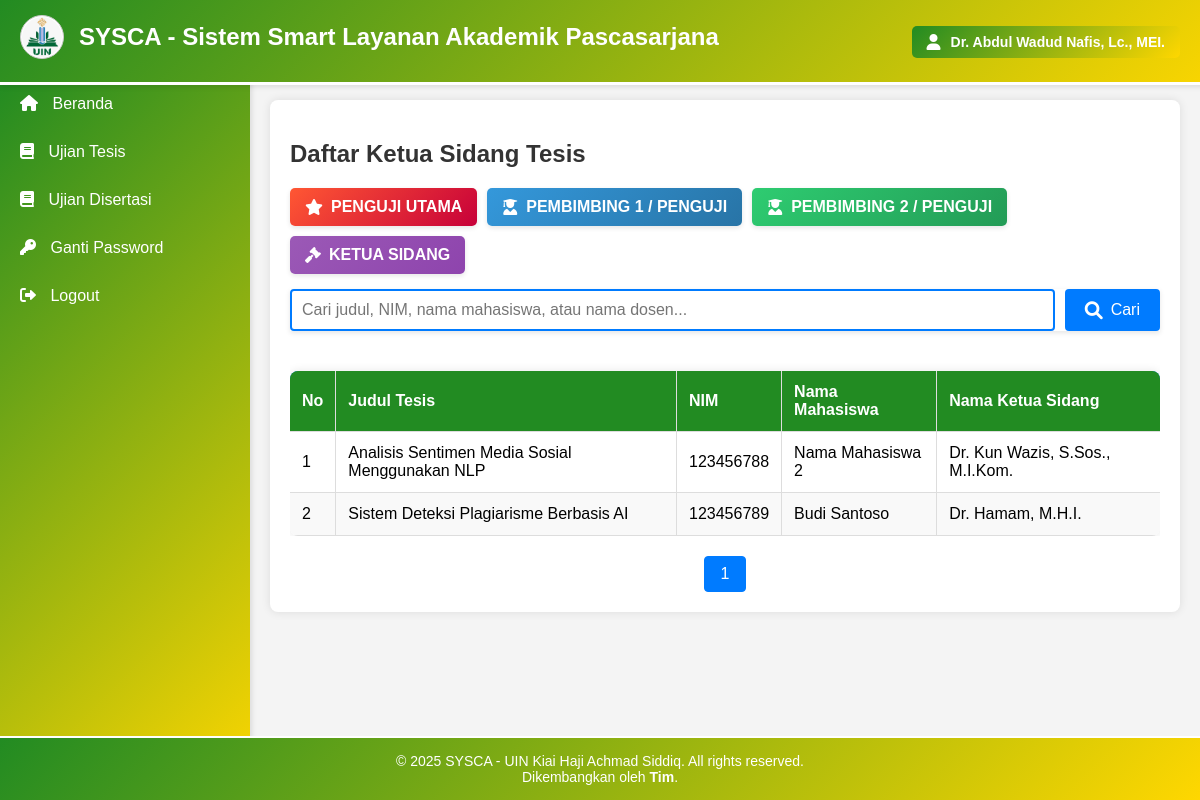
The page /peran_tesis.php (signed in) on the database its author committed.
### tables this page shows
CREATE TABLE `kusus_tesis` (
  `id` int(11) NOT NULL,
  `id_tesis` int(11) NOT NULL,
  `tanggal_ujian` date NOT NULL,
  `id_penguji_utama` int(11) NOT NULL,
  `id_pembimbing1_penguji` int(11) NOT NULL,
  `id_pembimbing2_penguji` int(11) NOT NULL,
  `nilai` int(11) NOT NULL,
  `masa_berlaku` date DEFAULT NULL,
  `ketua_sidang` int(11) NOT NULL
);

CREATE TABLE `tesis` (
  `id_tesis` int(11) NOT NULL,
  `judul` varchar(255) NOT NULL,
  `abstrak` text,
  `tahun` year(4) DEFAULT NULL,
  `id_mahasiswa` int(11) DEFAULT NULL,
  `id_prodi` int(11) DEFAULT NULL,
  `status` enum('diajukan','diterima','ditolak','selesai') DEFAULT 'diajukan'
);

CREATE TABLE `mahasiswa` (
  `id_mahasiswa` int(11) NOT NULL,
  `nama` varchar(100) NOT NULL,
  `nim` varchar(20) NOT NULL,
  `email` varchar(100) DEFAULT NULL,
  `telepon` varchar(15) DEFAULT NULL
);

CREATE TABLE `dosen` (
  `id_dosen` int(11) NOT NULL,
  `nama` varchar(100) NOT NULL,
  `nidn` varchar(20) NOT NULL,
  `email` varchar(100) DEFAULT NULL,
  `telepon` varchar(15) DEFAULT NULL,
  `bidang_keahlian` varchar(100) DEFAULT NULL,
  `max` int(2) NOT NULL
);

### peran_tesis.php (the view, shortened to what this page needs)
<?php
include 'koneksi.php';
$search = isset($_GET['search']) ? $_GET['search'] : '';
$role = isset($_GET['role']) ? $_GET['role'] : 'ketua-sidang';
$query = "
    SELECT
        k.id,
        t.judul,
        m.nim,
        m.nama AS nama_mahasiswa,
        d.nama AS nama_dosen
    FROM
        kusus_tesis k
    JOIN
        tesis t ON k.id_tesis = t.id_tesis
    JOIN
        mahasiswa m ON t.id_mahasiswa = m.id_mahasiswa
    JOIN
        dosen d ON ";
switch($role) {
    default:
        $query .= "k.ketua_sidang = d.id_dosen";
        $role_title = "Ketua Sidang";
}
$query .= "
    WHERE
        t.judul LIKE '%$search%' OR
        m.nim LIKE '%$search%' OR
        m.nama LIKE '%$search%' OR
        d.nama LIKE '%$search%'
    ORDER BY
        k.tanggal_ujian DESC";
$result = $koneksi->query($query);
$rows_per_page = 10;
$total_rows = $result->num_rows;
$total_pages = ceil($total_rows / $rows_per_page);
$current_page = isset($_GET['page']) ? (int)$_GET['page'] : 1;
$offset = ($current_page - 1) * $rows_per_page;
$query .= " LIMIT $offset, $rows_per_page";
$result = $koneksi->query($query);
?>
<!DOCTYPE html>
<html lang="id">
<head>
    <link rel="stylesheet" href="style.css">
    <link rel="stylesheet" href="https://cdnjs.cloudflare.com/ajax/libs/font-awesome/6.0.0/css/all.min.css">
</head>
<body>
    <?php include 'header.php'; ?>
    <?php include 'sidebar.php'; ?>
    <main class="content">
        <div class="container">
            <h2>Daftar <?php echo $role_title; ?> Tesis</h2>
            <div class="role-buttons">
                <a href="?role=penguji-utama&search=<?php echo urlencode($search); ?>" class="role-button penguji-utama <?php echo $role == 'penguji-utama' ? 'active' : ''; ?>">
                    <i class="fas fa-star"></i> PENGUJI UTAMA
                </a>
                <a href="?role=pembimbing1&search=<?php echo urlencode($search); ?>" class="role-button pembimbing1 <?php echo $role == 'pembimbing1' ? 'active' : ''; ?>">
                    <i class="fas fa-user-graduate"></i> PEMBIMBING 1 / PENGUJI
                </a>
                <a href="?role=pembimbing2&search=<?php echo urlencode($search); ?>" class="role-button pembimbing2 <?php echo $role == 'pembimbing2' ? 'active' : ''; ?>">
                    <i class="fas fa-user-graduate"></i> PEMBIMBING 2 / PENGUJI
                </a>
                <a href="?role=ketua-sidang&search=<?php echo urlencode($search); ?>" class="role-button ketua-sidang <?php echo $role == 'ketua-sidang' ? 'active' : ''; ?>">
                    <i class="fas fa-gavel"></i> KETUA SIDANG
                </a>
            </div>
            <form method="GET" action="" class="search-form">
                <input type="text" name="search" placeholder="Cari judul, NIM, nama mahasiswa, atau nama dosen..." value="<?php echo htmlspecialchars($search); ?>">
                <button type="submit"><i class="fas fa-search"></i> Cari</button>
            </form>
            <div class="table-container">
                <table>
                    <thead>
                        <tr>
                            <th>No</th>
                            <th>Judul Tesis</th>
                            <th>NIM</th>
                            <th>Nama Mahasiswa</th>
                            <th>Nama <?php echo $role_title; ?></th>
                        </tr>
                    </thead>
                    <tbody>
                        <?php
                        $no = ($current_page - 1) * $rows_per_page + 1;
                        while ($row = $result->fetch_assoc()):
                        ?>
                        <tr>
                            <td><?php echo $no++; ?></td>
                            <td><?php echo htmlspecialchars($row['judul']); ?></td>
                            <td><?php echo htmlspecialchars($row['nim']); ?></td>
                            <td><?php echo htmlspecialchars($row['nama_mahasiswa']); ?></td>
                            <td><?php echo htmlspecialchars($row['nama_dosen']); ?></td>
                        </tr>
                        <?php endwhile; ?>
                    </tbody>
                </table>
            </div>
            <div class="pagination">
                <?php for ($i = 1; $i <= $total_pages; $i++): ?>
                    <a href="?page=<?php echo $i; ?>&search=<?php echo urlencode($search); ?>&role=<?php echo $role; ?>" <?php echo ($i == $current_page) ? 'class="active"' : ''; ?>><?php echo $i; ?></a>
                <?php endfor; ?>
            </div>
        </div>
    </main>
    <?php include 'footer.php'; ?>
</body>
</html>

### style.css (style rules this page uses)
body { font-family: Arial, sans-serif; margin: 0; padding: 0; background-color: #f4f4f4; display: flex; flex-direction: column; min-height: 100vh; }
.content { margin-left: 250px; padding: 80px 20px 20px; flex: 1; transition: margin-left 0.3s ease-in-out; }
.container { background: #fff; padding: 20px; border-radius: 8px; box-shadow: 0 0 10px rgba(0, 0, 0, 0.1); margin-top: 20px; }
h2 { color: #333; margin-bottom: 20px; }
.table-container { width: 100%; overflow-x: auto; margin-top: 20px; }
table { width: 100%; border-collapse: collapse; margin-top: 20px; box-shadow: 0 0 10px rgba(0, 0, 0, 0.1); border-radius: 8px; overflow: hidden; }
table thead { background-color: #90EE90; color: #333; }
table th, table td { padding: 12px; text-align: left; border-bottom: 1px solid #ddd; }
table th { font-weight: bold; }
table tbody tr:nth-child(even) { background-color: #f9f9f9; }
table tbody tr { transition: background-color 0.3s ease; }
table th, table td { border-right: 1px solid #ddd; }
table th:last-child, table td:last-child { border-right: none; }
.pagination { display: flex; justify-content: center; margin-top: 20px; }
.pagination a { padding: 8px 16px; margin: 0 4px; text-decoration: none; color: #007bff; border: 1px solid #007bff; border-radius: 4px; transition: background 0.3s, color 0.3s; }
.pagination a.active { background-color: #007bff; color: #fff; }
.search-form { display: flex; gap: 10px; margin-bottom: 20px; }
.search-form input[type="text"] { flex: 1; padding: 10px; border: 2px solid #007bff; border-radius: 4px; font-size: 16px; outline: none; transition: border-color 0.3s ease; }
.search-form button { padding: 10px 20px; background-color: #007bff; color: #fff; border: none; border-radius: 4px; cursor: pointer; font-size: 16px; display: flex; align-items: center; gap: 8px; transition: background-color 0.3s ease; }
.search-form button i { font-size: 18px; }
.search-form { box-shadow: 0 2px 5px rgba(0, 0, 0, 0.1); }
.search-form { display: flex; gap: 10px; flex: 1; }
table thead { background-color: #007bff; color: #fff; }

### peran_tesis.php (style rules this page uses)
.role-buttons { display: flex; gap: 10px; margin: 15px 0; flex-wrap: wrap; }
.role-button { padding: 10px 15px; border-radius: 5px; color: white; font-weight: bold; display: flex; align-items: center; gap: 8px; text-decoration: none; transition: all 0.3s ease; box-shadow: 0 2px 5px rgba(0,0,0,0.1); }
.role-button.penguji-utama { background: linear-gradient(135deg, #FF5733, #C70039); }
.role-button.pembimbing1 { background: linear-gradient(135deg, #3498DB, #2874A6); }
.role-button.pembimbing2 { background: linear-gradient(135deg, #2ECC71, #239B56); }
.role-button.ketua-sidang { background: linear-gradient(135deg, #9B59B6, #8E44AD); }
.search-form { margin-bottom: 20px; display: flex; gap: 10px; }
.search-form input[type="text"] { flex: 1; padding: 10px; border: 2px solid #228B22; border-radius: 4px; }
.search-form button { padding: 10px 20px; background-color: #228B22; color: white; border: none; border-radius: 4px; cursor: pointer; }
table { width: 100%; border-collapse: collapse; margin-top: 20px; }
table th, table td { padding: 12px; text-align: left; border-bottom: 1px solid #ddd; }
table th { background-color: #228B22; color: white; }
table tr:nth-child(even) { background-color: #f2f2f2; }
.pagination { display: flex; justify-content: center; margin-top: 20px; gap: 5px; }
.pagination a { padding: 8px 16px; text-decoration: none; color: #228B22; border: 1px solid #228B22; border-radius: 4px; }
.pagination a.active { background-color: #228B22; color: white; }

### rows shown on the page
kusus_tesis: id_tesis.judul "Analisis Sentimen Media Sosial Menggunakan NLP", mahasiswa.nim "123456788", mahasiswa.nama "Nama Mahasiswa 2", dosen.nama "Dr. Kun Wazis, S.Sos., M.I.Kom."
kusus_tesis: id_tesis.judul "Sistem Deteksi Plagiarisme Berbasis AI", mahasiswa.nim "123456789", mahasiswa.nama "Budi Santoso", dosen.nama "Dr. Hamam, M.H.I."

### other values the page prints
$nama "Dr. Abdul Wadud Nafis, Lc., MEI."
$role_title "Ketua Sidang"
